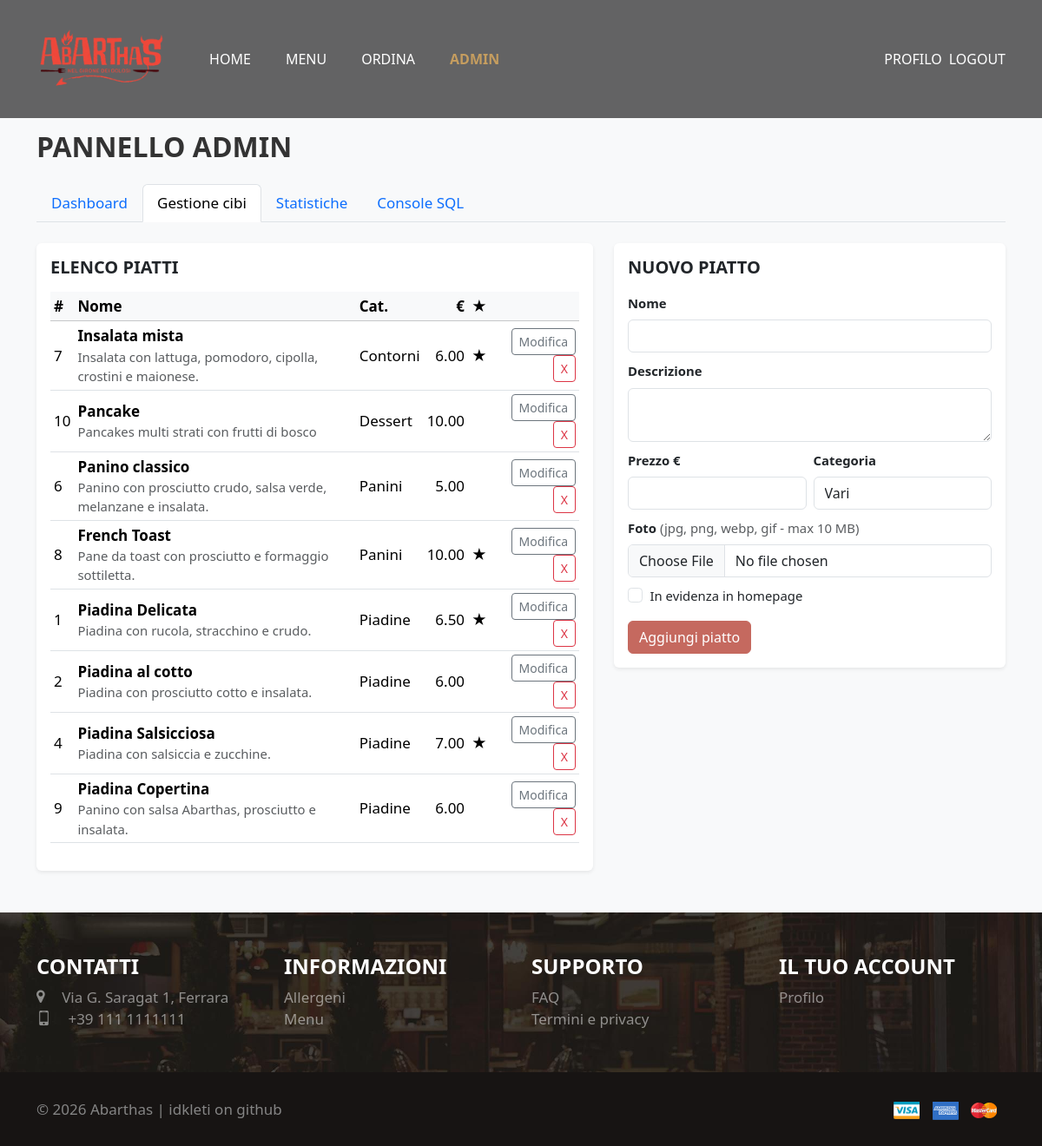
Page /admin.php?tab=cibi (signed in) on the committed database.
### tables this page shows
CREATE TABLE `cibo` (
  `codice` int(11) NOT NULL AUTO_INCREMENT,
  `nome` varchar(60) NOT NULL,
  `descr` varchar(255) NOT NULL,
  `prezzo` decimal(6,2) NOT NULL,
  `categoria` varchar(40) NOT NULL DEFAULT 'Vari',
  `in_evidenza` tinyint(1) NOT NULL DEFAULT 0,
  `immagine` varchar(255) DEFAULT NULL,
  PRIMARY KEY (`codice`)
);

### admin.php (the view, shortened to what this page needs)
<?php
require 'php/dbConnect.php';
$page_active = 'admin';
$cibi = [];
if ($res = $database->query('SELECT codice, nome, descr, prezzo, categoria, in_evidenza, immagine FROM cibo ORDER BY categoria, codice')) {
    while ($r = $res->fetch_assoc()) $cibi[(int)$r['codice']] = $r;
}
$edit_id   = isset($_GET['edit'])   ? (int) $_GET['edit']   : 0;
$edit_cibo = $edit_id > 0 ? ($cibi[$edit_id] ?? null) : null;
$active_tab = $_GET['tab'] ?? 'dashboard';
?>
<!DOCTYPE html>
<html lang="it">
<head>
    <link href="https://cdn.jsdelivr.net/npm/bootstrap@5.3.2/dist/css/bootstrap.min.css" rel="stylesheet">
    <link rel="stylesheet" href="mycss/style-clean.css">
    <link rel="stylesheet" href="fonts/icomoon/icomoon.css">
</head>
<body class="bg-light">
    <?php include 'php/header.php'; ?>
    <main class="container py-5">
        <h1 class="h2 fw-bold mb-4">Pannello admin</h1>
        <ul class="nav nav-tabs mb-4" id="adminTabs" role="tablist">
            <li class="nav-item" role="presentation">
                <button class="nav-link <?= $active_tab === 'dashboard' ? 'active' : '' ?>" data-bs-toggle="tab" data-bs-target="#dashboard" type="button">Dashboard</button>
            </li>
            <li class="nav-item" role="presentation">
                <button class="nav-link <?= $active_tab === 'cibi' ? 'active' : '' ?>" data-bs-toggle="tab" data-bs-target="#cibi" type="button">Gestione cibi</button>
            </li>
            <li class="nav-item" role="presentation">
                <button class="nav-link <?= $active_tab === 'stats' ? 'active' : '' ?>" data-bs-toggle="tab" data-bs-target="#stats" type="button">Statistiche</button>
            </li>
            <li class="nav-item" role="presentation">
                <button class="nav-link <?= $active_tab === 'console' ? 'active' : '' ?>" data-bs-toggle="tab" data-bs-target="#console" type="button">Console SQL</button>
            </li>
        </ul>
        <div class="tab-content">
            <div class="tab-pane fade <?= $active_tab === 'cibi' ? 'show active' : '' ?>" id="cibi">
                <div class="row g-4">
                    <div class="col-lg-7">
                        <div class="card shadow-sm border-0">
                            <div class="card-body">
                                <h2 class="h5 fw-bold mb-3">Elenco piatti</h2>
                                <div class="table-responsive">
                                    <table class="table table-sm align-middle">
                                        <thead class="table-light">
                                            <tr>
                                                <th>#</th><th>Nome</th><th>Cat.</th>
                                                <th class="text-end">€</th><th>★</th><th></th>
                                            </tr>
                                        </thead>
                                        <tbody>
                                            <?php foreach ($cibi as $c): ?>
                                                <tr>
                                                    <td><?= (int)$c['codice'] ?></td>
                                                    <td>
                                                        <strong><?= htmlspecialchars($c['nome']) ?></strong>
                                                        <div class="small text-muted">
                                                            <?= htmlspecialchars($c['descr']) ?>
                                                        </div>
                                                    </td>
                                                    <td><?= htmlspecialchars($c['categoria']) ?></td>
                                                    <td class="text-end"><?= number_format((float)$c['prezzo'], 2) ?></td>
                                                    <td><?= $c['in_evidenza'] ? '★' : '' ?></td>
                                                    <td class="text-end">
                                                        <a href="?edit=<?= (int)$c['codice'] ?>"
                                                        class="btn btn-sm btn-outline-secondary">Modifica</a>
                                                        <form method="post" class="d-inline"
                                                            onsubmit="return confirm('Eliminare il piatto?');">
                                                            <button type="submit" class="btn btn-sm btn-outline-danger">X</button>
                                                        </form>
                                                    </td>
                                                </tr>
                                            <?php endforeach; ?>
                                        </tbody>
                                    </table>
                                </div>
                            </div>
                        </div>
                    </div>
                    <div class="col-lg-5">
                        <div class="card shadow-sm border-0">
                            <div class="card-body">
                                <h2 class="h5 fw-bold mb-3">
                                    <?= $edit_cibo ? 'Modifica piatto #' . (int)$edit_cibo['codice'] : 'Nuovo piatto' ?>
                                </h2>
                                <form method="post" enctype="multipart/form-data">
                                    <div class="mb-2">
                                        <label class="form-label small fw-semibold">Nome</label>
                                        <input type="text" name="nome" class="form-control" maxlength="60" required
                                            value="<?= $edit_cibo ? htmlspecialchars($edit_cibo['nome']) : '' ?>">
                                    </div>
                                    <div class="mb-2">
                                        <label class="form-label small fw-semibold">Descrizione</label>
                                        <textarea name="descr" class="form-control" rows="2" maxlength="255" required><?php
                                            echo $edit_cibo ? htmlspecialchars($edit_cibo['descr']) : ''; ?></textarea>
                                    </div>
                                    <div class="row g-2">
                                        <div class="col-6 mb-2">
                                            <label class="form-label small fw-semibold">Prezzo &euro;</label>
                                            <input type="number" step="0.01" min="0.01" name="prezzo"
                                                class="form-control" required
                                                value="<?= $edit_cibo ? number_format((float)$edit_cibo['prezzo'], 2, '.', '') : '' ?>">
                                        </div>
                                        <div class="col-6 mb-2">
                                            <label class="form-label small fw-semibold">Categoria</label>
                                            <input type="text" name="categoria" class="form-control" maxlength="40"
                                                value="<?= $edit_cibo ? htmlspecialchars($edit_cibo['categoria']) : 'Vari' ?>">
                                        </div>
                                    </div>
                                    <div class="mb-2">
                                        <label class="form-label small fw-semibold">
                                            Foto <span class="text-muted fw-normal">(jpg, png, webp, gif - max 10&nbsp;MB)</span>
                                        </label>
                                        <input type="file" name="immagine" class="form-control"
                                            accept="image/jpeg,image/png,image/webp,image/gif">
                                    </div>
                                    <div class="form-check mb-3">
                                        <input class="form-check-input" type="checkbox" name="in_evidenza" id="evid"
                                            <?= $edit_cibo && $edit_cibo['in_evidenza'] ? 'checked' : '' ?>>
                                        <label class="form-check-label small" for="evid">In evidenza in homepage</label>
                                    </div>
                                    <div class="d-flex gap-2">
                                        <button type="submit" class="btn btn-order">
                                            <?= $edit_cibo ? 'Salva modifiche' : 'Aggiungi piatto' ?>
                                        </button>
                                    </div>
                                </form>
                            </div>
                        </div>
                    </div>
                </div>
            </div>
        </div>
    </main>
    <?php include 'php/footer.php'; ?>
</body>
</html>

### php/header.php (shortened to what this page needs)
<?php
$page_active = $page_active ?? '';
$logged      = isset($_SESSION['email']);
$is_admin    = !empty($_SESSION['is_admin']);
?>
<header id="header-wrap">
    <div class="container">
        <nav class="navbar navbar-expand-lg">
            <a class="navbar-brand" href="index.php">
                <img src="images/logo.png" alt="Logo Abarthas">
            </a>
            <div class="collapse navbar-collapse" id="slide-navbar-collapse">
                <ul class="navbar-nav me-auto mb-2 mb-lg-0 light strong gap-4 ms-4">
                    <li class="nav-item">
                        <a href="index.php" class="nav-link <?= $page_active === 'home' ? 'active' : '' ?>">HOME</a>
                    </li>
                    <li class="nav-item">
                        <a href="menu.php" class="nav-link <?= $page_active === 'menu' ? 'active' : '' ?>">MENU</a>
                    </li>
                    <?php if ($logged): ?>
                        <li class="nav-item">
                            <a href="reservation.php" class="nav-link <?= $page_active === 'reservation' ? 'active' : '' ?>">ORDINA</a>
                        </li>
                    <?php endif; ?>
                    <?php if ($is_admin): ?>
                        <li class="nav-item">
                            <a href="admin.php" class="nav-link <?= $page_active === 'admin' ? 'active' : '' ?>">ADMIN</a>
                        </li>
                    <?php endif; ?>
                </ul>
                <ul class="navbar-nav light strong mb-2 mb-lg-0 align-items-lg-center">
                    <?php if (!$logged): ?>
                        <li class="nav-item">
                            <a href="login.php" class="nav-link">ACCEDI</a>
                        </li>
                    <?php else: ?>
                        <li class="nav-item">
                            <a href="profile.php" class="nav-link <?= $page_active === 'profile' ? 'active' : '' ?>">PROFILO</a>
                        </li>
                        <li class="nav-item">
                            <form method="post" action="php/logout.php" class="d-inline m-0">
                                <button type="submit" class="nav-link btn btn-link p-0 border-0 align-baseline">
                                    LOGOUT
                                </button>
                            </form>
                        </li>
                    <?php endif; ?>
                </ul>
            </div>
        </nav>
    </div>
</header>

### php/footer.php
<?php
$logged = isset($_SESSION['email']);
?>
<footer id="footer" class="py-5 bg-dark">
    <div class="container">
        <div class="row gy-4">
            <div class="col-md-3">
                <h4 class="widget-title text-white">Contatti</h4>
                <ul class="list-unstyled text-white-50 mb-0">
                    <li><i class="icon icon-map-marker"></i> Via G. Saragat 1, Ferrara</li>
                    <li><i class="icon icon-mobile"></i> +39 111 1111111</li>
                </ul>
            </div>
            <div class="col-md-3">
                <h4 class="widget-title text-white">Informazioni</h4>
                <ul class="list-unstyled mb-0">
                    <li><a href="allergeni.php" class="text-decoration-none text-white-50">Allergeni</a></li>
                    <li><a href="menu.php"      class="text-decoration-none text-white-50">Menu</a></li>
                </ul>
            </div>
            <div class="col-md-3">
                <h4 class="widget-title text-white">Supporto</h4>
                <ul class="list-unstyled mb-0">
                    <li><a href="faq.php"   class="text-decoration-none text-white-50">FAQ</a></li>
                    <li><a href="terms.php" class="text-decoration-none text-white-50">Termini e privacy</a></li>
                </ul>
            </div>
            <div class="col-md-3">
                <h4 class="widget-title text-white">Il tuo account</h4>
                <ul class="list-unstyled mb-0">
                    <?php if (!$logged): ?>
                        <li><a href="login.php" class="text-decoration-none text-white-50">Login</a></li>
                    <?php else: ?>
                        <li><a href="profile.php" class="text-decoration-none text-white-50">Profilo</a></li>
                    <?php endif; ?>
                </ul>
            </div>
        </div>
    </div>
</footer>
<div class="footer-bottom">
    <div class="container">
        <div class="content">
            <div class="copyright">
                <p class="mb-0">&copy; 2026 Abarthas | idkleti on github</p>
            </div>
            <div class="payment-card">
                <img src="images/visa.png" class="cardImg" alt="Visa">
                <img src="images/american-express.png" class="cardImg" alt="American Express">
                <img src="images/master-card.png" class="cardImg" alt="Mastercard">
            </div>
        </div>
    </div>
</div>

### mycss/style-clean.css (style rules this page uses)
:root { --brand-red: #c5695f; --brand-gold: #c59d5f; --brand-dark: #171413; --brand-text: #333; }
html { width: 100%; height: 100%; scroll-behavior: smooth; }
body { margin: 0; min-height: 100vh; display: flex; flex-direction: column; font-size: 17px; line-height: 1.5; color: var(--brand-text); text-rendering: optimizeLegibility; -ms-overflow-style: none; scrollbar-width: none; }
img { max-width: 100%; height: auto; }
h1, h2, h3, h4, h6 { font-weight: 900; line-height: 1.2; text-transform: uppercase; color: var(--brand-text); }
a { color: var(--brand-red); text-decoration: none; transition: color 0.3s ease; }
.light, .light h1, .light h2, .light h3, .light h4, .light p, .light span, .light div, .light ul { color: #fff; }
.light a { color: #fff; }
.btn-order { background-color: var(--brand-red); border-color: var(--brand-red); color: #fff; }
img.cardImg { width: 30px; margin-right: 10px; }
#header-wrap { position: absolute; top: 0; left: 0; width: 100%; z-index: 999; padding: 20px 0; background: rgba(0, 0, 0, 0.6); }
body > main { flex: 1 0 auto; }
body > main.container { padding-top: 150px !important; }
#header-wrap .navbar { width: 100%; }
#header-wrap .navbar-brand img { max-height: 70px; width: auto; }
#header-wrap .navbar-nav .nav-link { color: #fff !important; font-size: 16px; transition: color 0.3s ease; text-decoration: none; }
#header-wrap .navbar-nav .nav-link.btn-link { background: none; box-shadow: none; font-weight: inherit; line-height: inherit; text-transform: none; }
#header-wrap .navbar-nav .nav-link.active { color: var(--brand-gold) !important; font-weight: 900; }
#footer { position: relative; padding: 5em 0; color: rgba(41, 41, 41, 0.8); background-image: url(../images/footerbg.jpg); background-size: cover; }
#footer .widget-title { color: var(--brand-gold); }
#footer li i { padding-right: 15px; }
#footer li a { color: rgba(255,255,255,0.8); transition: padding 0.2s, border-left 0.2s; }
.footer-bottom { background-color: var(--brand-dark); }
.footer-bottom .content { display: flex; flex-wrap: wrap; gap: 1rem; justify-content: space-between; align-items: center; padding: 30px 0; }
.footer-bottom p { color: #858585; }

### rows in the picture
cibo: codice "7", nome "Insalata mista", descr "Insalata con lattuga, pomodoro, cipolla, crostini e maionese.", categoria "Contorni", prezzo "6.00"
cibo: codice "10", nome "Pancake", descr "Pancakes multi strati con frutti di bosco", categoria "Dessert", prezzo "10.00"
cibo: codice "6", nome "Panino classico", descr "Panino con prosciutto crudo, salsa verde, melanzane e insalata.", categoria "Panini", prezzo "5.00"
cibo: codice "8", nome "French Toast", descr "Pane da toast con prosciutto e formaggio sottiletta.", categoria "Panini", prezzo "10.00"
cibo: codice "1", nome "Piadina Delicata", descr "Piadina con rucola, stracchino e crudo.", categoria "Piadine", prezzo "6.50"
cibo: codice "2", nome "Piadina al cotto", descr "Piadina con prosciutto cotto e insalata.", categoria "Piadine", prezzo "6.00"
cibo: codice "4", nome "Piadina Salsicciosa", descr "Piadina con salsiccia e zucchine.", categoria "Piadine", prezzo "7.00"
cibo: codice "9", nome "Piadina Copertina", descr "Panino con salsa Abarthas, prosciutto e insalata.", categoria "Piadine", prezzo "6.00"
